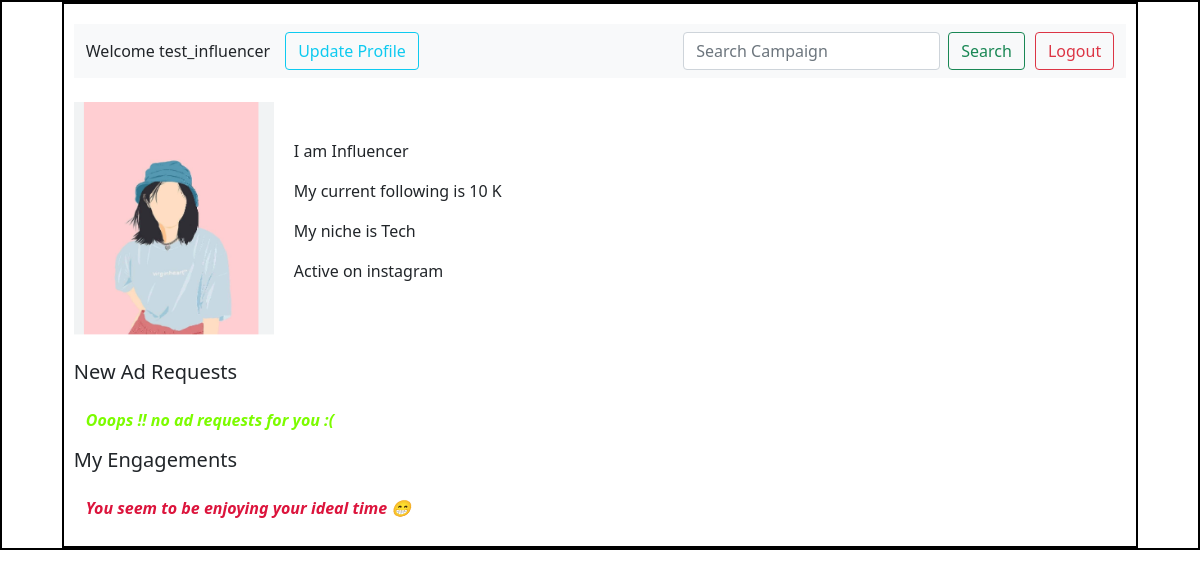
The page /influencer/1 on the database its author committed.
### application/models.py (models this page shows)
class Influencer(db.Model):
    __tablename__ = 'influencer'
    id = db.Column(db.Integer, primary_key = True)
    user_name = db.Column(db.String, nullable = False, unique = True)
    password = db.Column(db.String, nullable = False)
    niche = db.Column(db.String, nullable = False)
    full_name = db.Column(db.String, nullable = False)
    platform = db.Column(db.String, nullable = False)
    followers = db.Column(db.String)
    role = db.Column(db.String, nullable = False)
    profile_pic  = db.Column(db.String)
    ad_requests = db.relationship("AdRequest", backref="influencer", lazy = True) #psedu col

### application/controllers.py (the view)
@app.route('/influencer/<int:influencer_id>', methods=['GET', 'POST'])
def influencer_dash(influencer_id):
    influencer = Influencer.query.get(influencer_id)
    if influencer:
        ad_requests = influencer.ad_requests  # Assuming this correctly fetches related ad requests
    else:
        ad_requests = []
    return render_template("influencer_dash.html", influencer = influencer, ad_requests=ad_requests)

### templates/influencer_dash.html (shortened to what this page needs)
<!DOCTYPE html>
<html lang="en">
<head>
  <link rel="stylesheet" href="../static/dashboard.css">
  <link href="https://cdn.jsdelivr.net/npm/bootstrap@5.0.2/dist/css/bootstrap.min.css" rel="stylesheet"
>
</head>
<body>
  <div id="main">
    <div id="canvas">
      <div id="dashboard-body">
        <nav class="navbar navbar-expand-lg navbar-light bg-light">
          <div class="container-fluid">
            <label style="margin-right: 15px;">Welcome {{influencer.user_name}}</label>
            <div class="collapse navbar-collapse" id="navbarSupportedContent">
              <ul class="navbar-nav me-auto mb-2 mb-lg-0">
                <li class="nav-item">
                  <button type="button" class="btn btn-outline-info" style=" margin-right: 10px;"
                  onclick="location.href='/influencer/update/{{ influencer.id }}'"> Update Profile </button>
                </li>
              </ul>
              <form class="d-flex" style="margin-right: 10px;">
                <input class="form-control me-2" type="search" placeholder="Search Campaign" aria-label="Search">
                <button class="btn btn-outline-success" type="submit">Search</button>
              </form>
              <form class="d-flex">
                <button class="btn btn-outline-danger" type="button"
                  onclick="location.href= '/userlogin'">Logout</button>
              </form>
            </div>
          </div>
        </nav><br>
        <div style="display: flex; align-items: center;">
          <img src="/static/picture.png" alt="profile pic" width="200px">
          <div style="margin-left: 20px;">
            <p>I am {{ influencer.full_name }}</p>
            <p>My current following is {{ influencer.followers }}</p>
            <p>My niche is {{ influencer.niche }}</p>
            <p>Active on {{ influencer.platform }}</p>
          </div>
        </div><br>
        <h5>New Ad Requests</h5>
        <div class="container mt-4">
            {% if ad_requests|length == 0 %}
            <table class="table table-bordered table-striped">
                <thead>
                    <tr style="text-align: center;">
                        <th scope="col">S.No.</th>
                        <th scope="col">Campaign</th>
                        <th scope="col">Requirements</th>
                        <th scope="col">Payment Amount</th>
                        <th scope="col">Status</th>
                        <th scope="col">End_date</th>
                        <th scope="col">Action</th>
                    </tr>
                </thead>
                <tbody style="text-align: center;">
                    {% for req in ad_requests %}
                    {% if req.status == 'pending' %}
                    <tr>
                        <th scope="row">{{ loop.index }}</th>
                        <td>{{ req.campaign.camp_name }}</td>
                        <td>{{ req.requirements }}</td>
                        <td>{{ req.payment_amt }}</td>
                        <td>{{ req.status }}</td>
                        <td>{{ req.end_date }}</td>
                        <td>
                          <div id="button-container">
                            <form action='/influencer/accept/{{influencer.id}}/ad_request/{{req.request_id}}' method="post">
                              <button type="submit" class="btn btn-success" style=" margin-left:20px; margin-right: 20px;">Accept</button>
                            </form>
                            <form action='/influencer/{{influencer.id}}/reject_ad_request/{{req.request_id}}' method="POST"
                              onsubmit="return confirm('Are you sure you want to reject this ad_request?');">
                              <input type="hidden" name="_method" value="REJECT">
                              <button type="submit" class="btn btn-danger" >Reject</button>
                            </form>
                          </div>
                        </td>
                    </tr>
                    {% endif %}
                    {% endfor %}
                </tbody>
            </table>
            {% else %}
            <p style="color:lawngreen"><b><i> Ooops !! no ad requests for you :(</i></b></p>
            {% endif %}
        </div>
      <h5>My Engagements</h5>
      <div class="container mt-4">
          {% if ad_requests|length == 0 %}
          <table class="table table-bordered table-striped">
              <thead>
                  <tr style="text-align: center;">
                      <th scope="col">S.No.</th>
                      <th scope="col">Campaign</th>
                      <th scope="col">To do</th>
                      <th scope="col">Status</th>
                      <th scope="col">Expires</th>
                  </tr>
              </thead>
              <tbody style="text-align: center;">
                  {% for req in ad_requests %}>
                  {% if req.status == 'accepted' %}
                  <tr>
                      <th scope="row">{{ loop.index }}</th>
                      <td>{{ req.campaign.camp_name }}</td>
                      <td>{{ req.requirements }}</td>
                      <td>active</td>
                      <td>{{ req.end_date }}</td>
                  </tr>
                  {% endif %}
                  {% endfor %}
              </tbody>
          </table>
          {% else %}
          <p style="color: crimson;"><b><i> You seem to be enjoying your ideal time &#x1F601;</i></b> <p>
          {% endif %}
      </div>
      </div>
    </div>
  </div>
</body>
</html>

### static/dashboard.css (style rules this page uses)
* { margin: 0px; }
#main, #canvas { border: 2px solid black; }
#canvas { margin:auto; width: 90%; height: auto; }
#dashboard-body { margin-top: 10px; padding: 10px; }

### rows shown on the page
Influencer: user_name "test_influencer", full_name "Influencer", followers "10 K", niche "Tech", platform "instagram"
